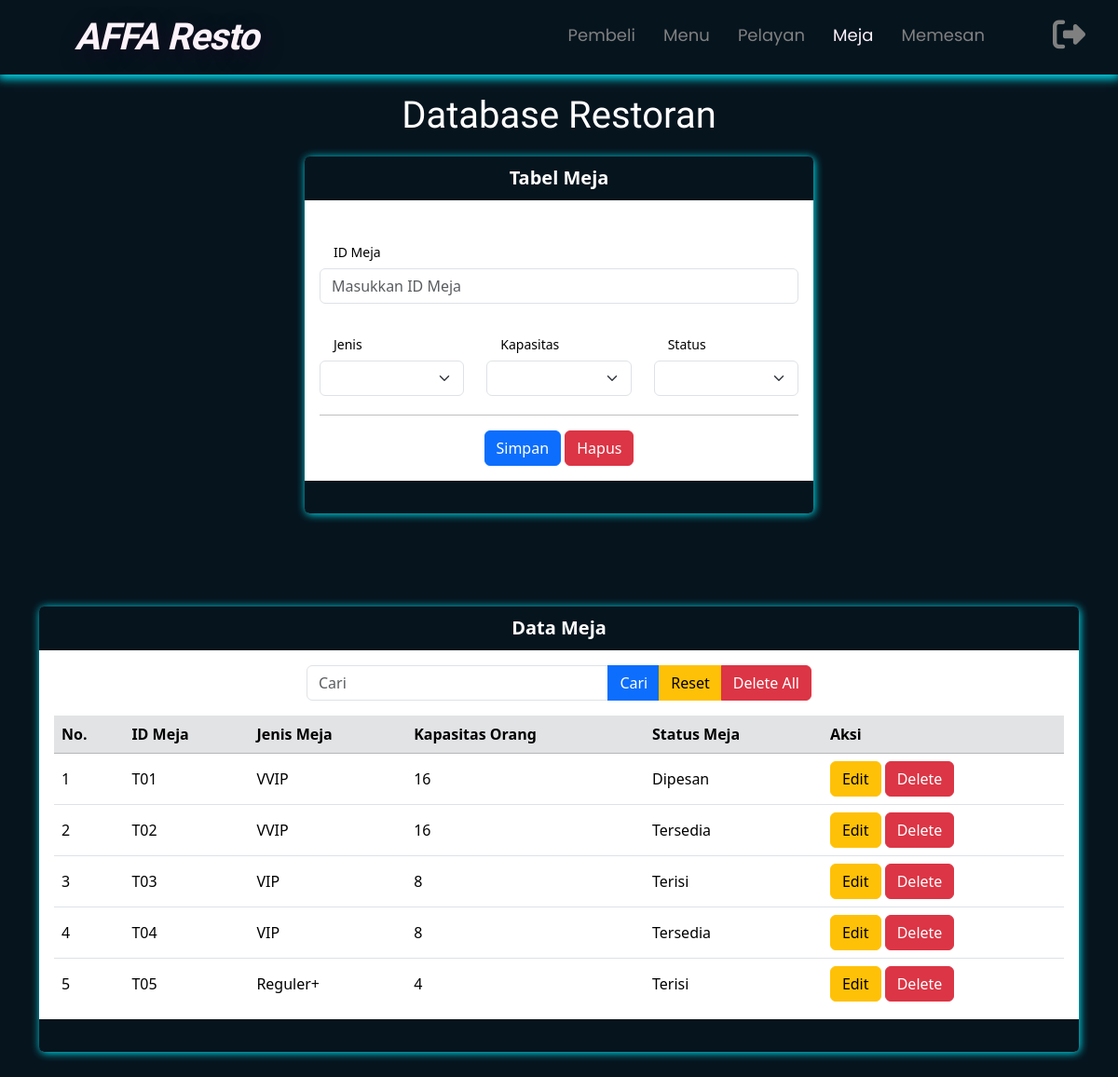
Page /meja.php on the committed database.
### tables this page shows
CREATE TABLE `meja` (
  `id_meja` varchar(5) NOT NULL,
  `jenis` varchar(10) NOT NULL,
  `kapasitas` int(3) NOT NULL,
  `status` varchar(10) NOT NULL
);

### meja.php (the view, shortened to what this page needs)
<?php
$server = "localhost";
$user = "root";
$password = "";
$database = "tubesBD_Restoran";
$koneksi = mysqli_connect($server, $user, $password, $database) or die(mysqli_error($koneksi));
$vid_meja = "";
$vjenis = "";
$vkapasitas = "";
$vstatus = "";
?>
<!doctype html>
<html lang="en">
<head>
    <link href="https://cdn.jsdelivr.net/npm/bootstrap@5.3.2/dist/css/bootstrap.min.css" rel="stylesheet">
    <link rel="stylesheet" href="https://cdnjs.cloudflare.com/ajax/libs/font-awesome/6.4.2/css/all.min.css" />
</head>
<body>
    <nav>
        <a href="meja.php"><label class="logo" style="font-family: Agbalumo;">AFFA Resto</label></a>
        <ul class="nav-links">
            <li><a href="pembeli.php" class="link-nav">Pembeli</a></li>
            <li><a href="menu.php" class="link-nav">Menu</a></li>
            <li><a href="pelayan.php" class="link-nav">Pelayan</a></li>
            <li><a href="meja.php" class="link-nav active">Meja</a></li>
            <li><a href="memesan.php" class="link-nav">Memesan</a></li>
        </ul>
        <a href="Halamanlogin/login.php" onclick="return confirm('Apakah anda yakin ingin logout')"><i class="fa-solid fa-right-from-bracket"></i></a>
    </nav>
    <div class="container">
        <h1 class="text-center">Database Restoran</h1>
        <div class="row">
            <div class="col-md-6 mx-auto">
                <div class="card">
                    <div class="card-header text-center">
                        Tabel Meja
                    </div>
                    <div class="card-body">
                        <form method="post">
                            <div class="mb-1">
                                <label class="form-label">ID Meja</label>
                                <h5>ID Meja</h5>
                                <input type="text" name="tid_meja" value="<?= $vid_meja ?>" class="form-control" placeholder="Masukkan ID Meja">
                            </div>
                            <div class="row">
                                <div class="col">
                                    <div class="mb-1">
                                        <label class="form-label">Jenis</label>
                                        <h5>Jenis</h5>
                                        <select class="form-select" name="tjenis">
                                            <option value="<?= $vjenis ?>"><?= $vjenis ?></option>
                                            <option value="VVIP">VVIP</option>
                                        </select>
                                    </div>
                                </div>
                                <div class="col">
                                    <div class="mb-1">
                                        <label class="form-label">Kapasitas</label>
                                        <h5>Kapasitas</h5>
                                        <select class="form-select" name="tkapasitas">
                                            <option value="<?= $vkapasitas ?>"><?= $vkapasitas ?></option>
                                            <option value="16">16</option>
                                        </select>
                                    </div>
                                </div>
                                <div class="col">
                                    <div class="mb-1">
                                        <label class="form-label">Status</label>
                                        <h5>Status</h5>
                                        <select class="form-select" name="tstatus">
                                            <option value="<?= $vstatus ?>"><?= $vstatus ?></option>
                                            <option value="Tersedia">Tersedia</option>
                                        </select>
                                    </div>
                                </div>
                            </div>
                            <div class="text-center">
                                <hr>
                                <button class="btn btn-primary" name="bsimpan" type="submit">Simpan</button>
                                <button class="btn btn-danger" name="bhapus" type="reset">Hapus</button>
                            </div>
                        </form>
                    </div>
                    <div class="card-footer">
                    </div>
                </div>
            </div>
        </div>
        <div class="card">
            <div class="card-header text-center">
                Data Meja
            </div>
            <div class="card-body">
                <div class="col-md-6 mx-auto">
                    <form method="post">
                        <div class="input-group mb-3">
                            <input type="text" name="tcari" value="<?= isset($_POST['tcari']) ? $_POST['tcari'] : ''; ?>" class="form-control" placeholder="Cari">
                            <button class="btn btn-primary" name="bcari" type="submit">Cari</button>
                            <button class="btn btn-warning" name="breset" type="submit">Reset</button>
                            <button class="btn btn-danger" name="bdeleteall" type="submit">Delete All</button>
                        </div>
                    </form>
                </div>
                <div class="table-content">
                    <table class="table table-hover">
                        <tr class="table-secondary">
                            <th>No.</th>
                            <th>ID Meja</th>
                            <th>Jenis Meja</th>
                            <th>Kapasitas Orang</th>
                            <th>Status Meja</th>
                            <th>Aksi</th>
                        </tr>
                        <?php
                        $no = 1;
                        if (isset($_POST['bcari'])) {
                            $keyword = $_POST['tcari'];
                            $q = "SELECT * FROM meja WHERE id_meja like '%$keyword%' or jenis like '%$keyword%' or kapasitas like '%$keyword%'
                        or status like '%$keyword%' order by id_meja asc";
                        } else {
                            $q = "SELECT * FROM meja order by id_meja asc";
                        }
                        $tampil = mysqli_query($koneksi, $q);
                        while ($data = mysqli_fetch_array($tampil)) :
                        ?>
                            <tr>
                                <td><?= $no++ ?></td>
                                <td><?= $data['id_meja'] ?></td>
                                <td><?= $data['jenis'] ?></td>
                                <td><?= $data['kapasitas'] ?></td>
                                <td><?= $data['status'] ?></td>
                                <td>
                                    <a href="meja.php?hal=edit&id=<?= $data['id_meja'] ?>" class="btn btn-warning">Edit</a>
                                    <a href="meja.php?hal=delete&id=<?= $data['id_meja'] ?>" class="btn btn-danger" onclick="return confirm('Apakah anda yakin akan hapus data ini')">Delete</a>
                                </td>
                            </tr>
                        <?php endwhile;
                        ?>
                    </table>
                </div>
            </div>
            <div class="card-footer">
            </div>
        </div>
    </div>
</body>
</html>

### meja.php (style rules this page uses)
*, html, body { padding: 0; margin: 0; box-sizing: border-box; scroll-behavior: smooth; }
body { background-color: var(--dark-blue); }
:root { --blue: #0ef; --white: #fcf2fa; --dark-blue: #06141e; --trans-blc: rgba(0, 0, 0, 0.9); --shadow-nav: 0 2px 10px 2px #0ef; --shadow: 1px 1px 10px 0 #0ef; }
nav { position: sticky; position: -webkit-sticky; top: 0; z-index: 1; margin: auto; background: var(--dark-blue); box-shadow: var(--shadow-nav); height: 80px; width: 100%; }
label.logo { color: var(--white); font-size: 40px; line-height: 80px; padding: 0 80px; letter-spacing: -1px; font-weight: 800; font-style: italic; transition: 0.2s ease; text-shadow: 3px 5px 20px #230622aa; cursor: pointer; }
nav ul { float: right; margin-right: 130px; }
nav ul li { display: inline-block; line-height: 75px; }
nav ul li .link-nav { align-items: center; color: grey; font-size: 18px; padding: 7px 13px; text-decoration: none; }
.link-nav ::before { content: ""; position: absolute; width: 0; height: 2px; background-color: skyblue; bottom: -2px; left: 0; transition: width 0.3s ease; }
.link-nav { color: White; }
h1.text-center { text-align: center; margin-top: 20px; color: white; font-family: Agbalumo; margin-bottom: 20px; }
.card-header { background-color: var(--dark-blue); font-weight: bold; font-size: 20px; }
.card-footer { background-color: var(--dark-blue); height: 35px; }
.card { box-shadow: var(--shadow); border: none; color: white; margin-bottom: 100px; }
hr { color: black; }
nav a { font-family: Poppins; position: relative; text-decoration: none; transition: 0.2s; }
nav a::before { content: ""; position: absolute; width: 0; height: 3px; background-color: var(--blue); bottom: -2px; left: 0; transition: width 0.3s ease; }
nav li a.active { color: var(--white); }
.table-content { height: 310px; overflow-x: auto; }
table { table-layout: auto; }
th { position: sticky; top: 0; }
td { vertical-align: middle; }
h5 { padding-left: 15px; color: black; font-size: 14px; font-weight: 400; }
.fa-right-from-bracket { position: fixed; top: 20px; right: 35px; color: grey; cursor: pointer; font-size: 35px; z-index: 999; transition: 0.5s; }

### rows in the picture
meja: id_meja "T01", jenis "VVIP", kapasitas "16", status "Dipesan"
meja: id_meja "T02", jenis "VVIP", kapasitas "16", status "Tersedia"
meja: id_meja "T03", jenis "VIP", kapasitas "8", status "Terisi"
meja: id_meja "T04", jenis "VIP", kapasitas "8", status "Tersedia"
meja: id_meja "T05", jenis "Reguler+", kapasitas "4", status "Terisi"
